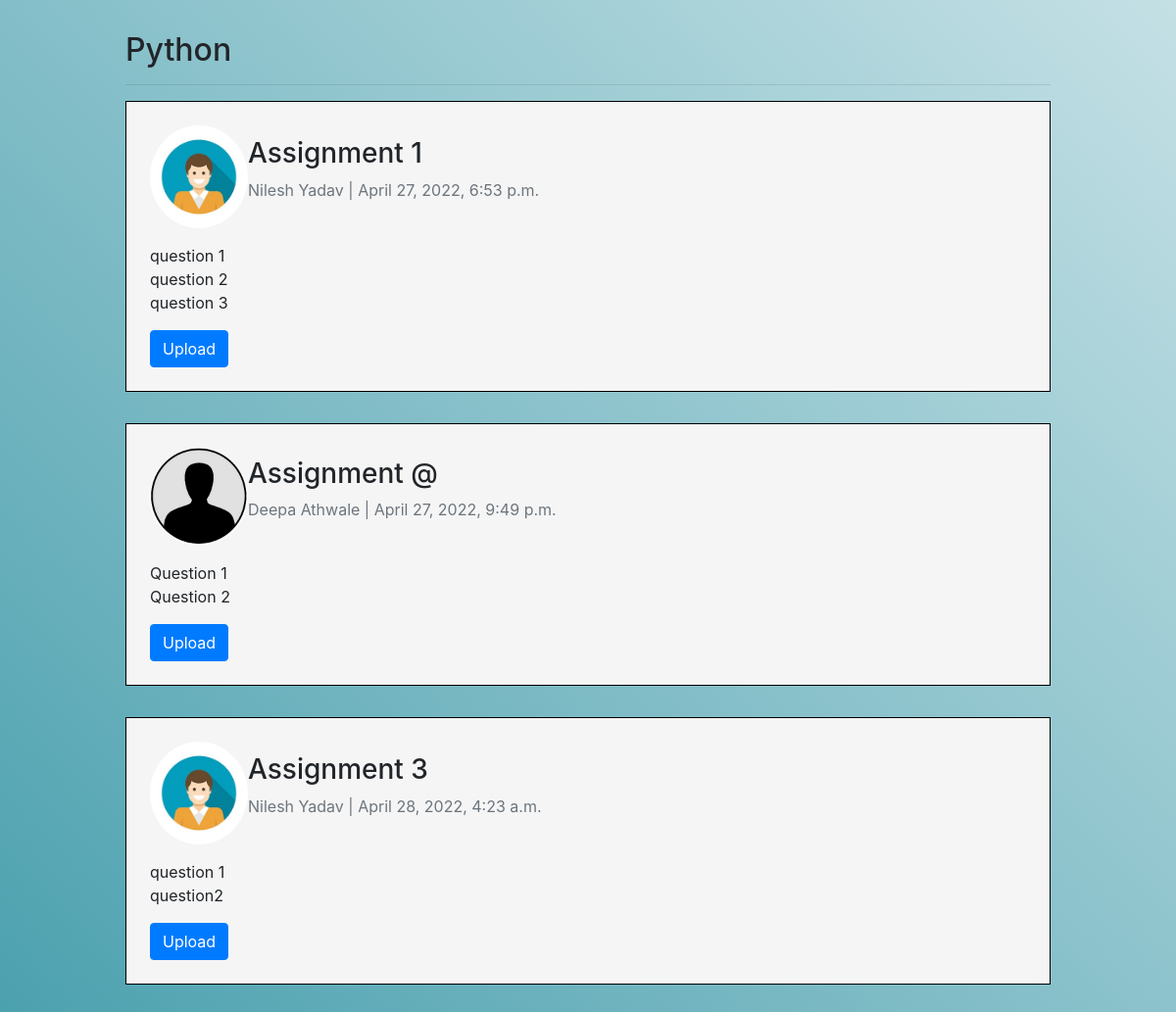
Before: /assignment/subject/python/ (signed in) with the older database file.
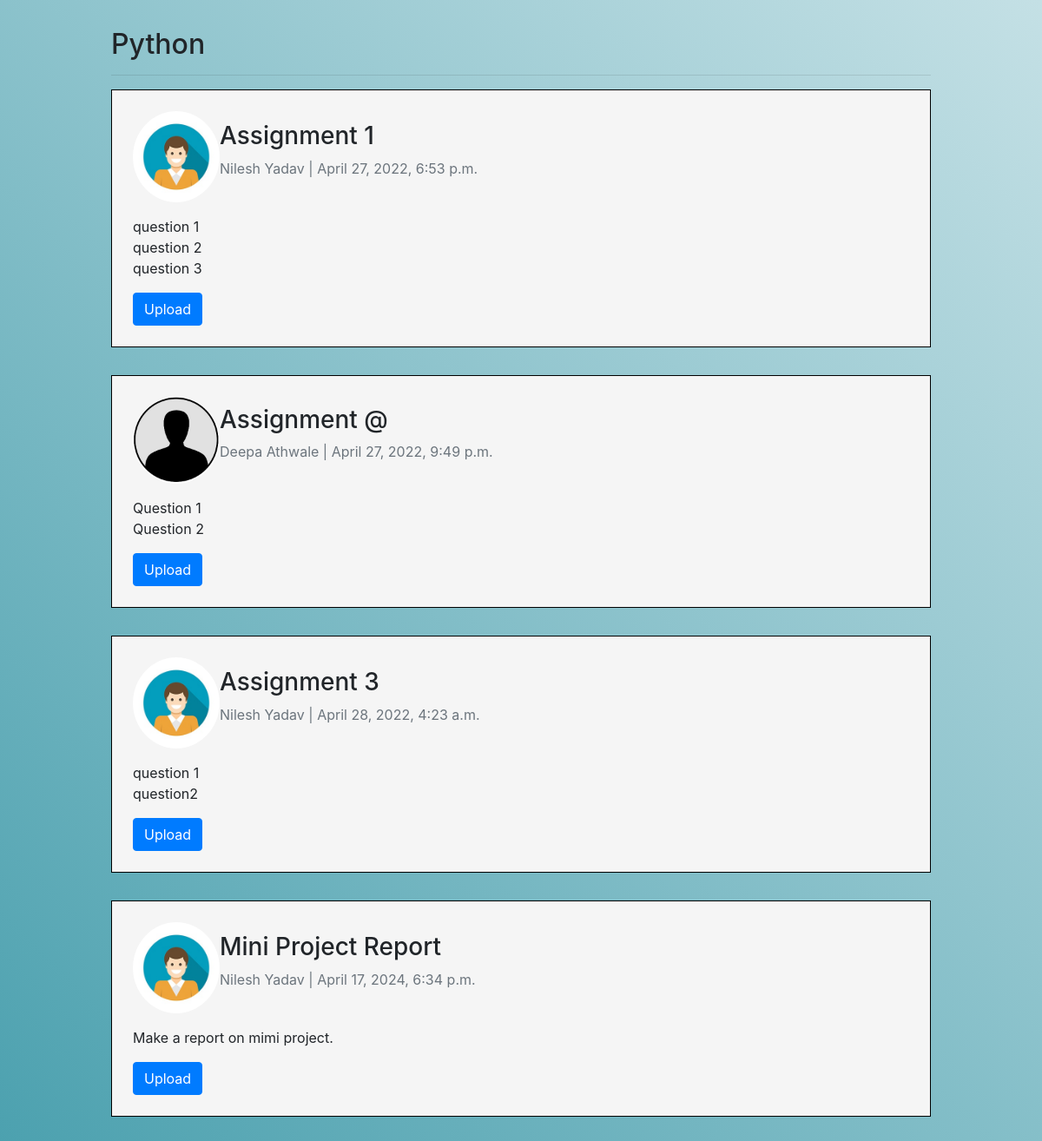
After: the same page with the newer database file.
### assignment/models.py (models this page shows, shortened)
class Assignment(models.Model):
    subject = models.ForeignKey(Subject, on_delete=models.CASCADE)
    title = models.CharField(max_length=200)
    content = models.TextField()
    teacher = models.ForeignKey(Teacher, on_delete=models.CASCADE)
    date = models.DateTimeField(default=datetime.now)

### users/models.py (models this page shows, shortened)
class Teacher(models.Model):
    user = models.OneToOneField(User, on_delete=models.CASCADE)
    subject = models.OneToOneField(Subject, on_delete=models.CASCADE)

class Profile(models.Model):
    user = models.OneToOneField(User, on_delete=models.CASCADE)
    image = models.ImageField(default='default.jpg', upload_to='profile_pics')

### assignment/views.py (the view)
# urls.py: path('', views.index, name='announcement-index'),
@login_required
def index(request, subject):
    user = request.user
    sub = Subject.objects.get(name = subject)
    submission = Submission.objects.filter(user=user).values_list('assignment_id', flat=True)
    new_assignment = Assignment.objects.filter(subject=sub).exclude(id__in=submission)
    assignment_qs = Assignment.objects.filter(subject = sub).order_by('-id')
    context = {
        'subject':sub,
        'assignment_qs': assignment_qs,
        'new_assignment':new_assignment
    }
    return render(request, 'assignment/index.html', context)

### classroom/models.py (called while the page is built)
    def __str__(self):
        return self.name

### assignment/templates/assignment/index.html (shortened to what this page needs)
{% load static %}
<!DOCTYPE html>
<html lang="en">
<head>
    <link rel="stylesheet" href="https://stackpath.bootstrapcdn.com/bootstrap/4.3.1/css/bootstrap.min.css">
    <link rel="stylesheet" href="{% static 'assignment/index.css' %}">
</head>
<body>
    <h2>{{subject | title}}</h2>
    <hr>
    {% for assignment in new_assignment%}
    <div class="announcement">
        <div class="header">
          <div class="profile-pic">
            <img src="{{assignment.teacher.user.profile.image.url}}" alt="Image not found">
          </div>
          <div class="title">
            <h3>{{assignment.title}}</h3>
            <div class="inner-title">
              <p class="text-muted">{{assignment.teacher.user.get_full_name}} | {{assignment.date}}</p>
            </div>
          </div>
        </div>
        <div class="content">
          <p>{{assignment.content | linebreaks}}</p>
          <a class="btn btn-primary" href="{% url 'assignment-upload' assignment.pk %}">Upload</a>
        </div>
    </div>
    {% endfor %}
</body>
</html>

Changed rows visible on the page:
added Assignment: teacher.user.profile.image (picture), title "Mini Project Report", teacher.user.get_full_name "Nilesh Yadav", date "April 17, 2024, 6:34 p.m.", content "Make a report on mimi project."
